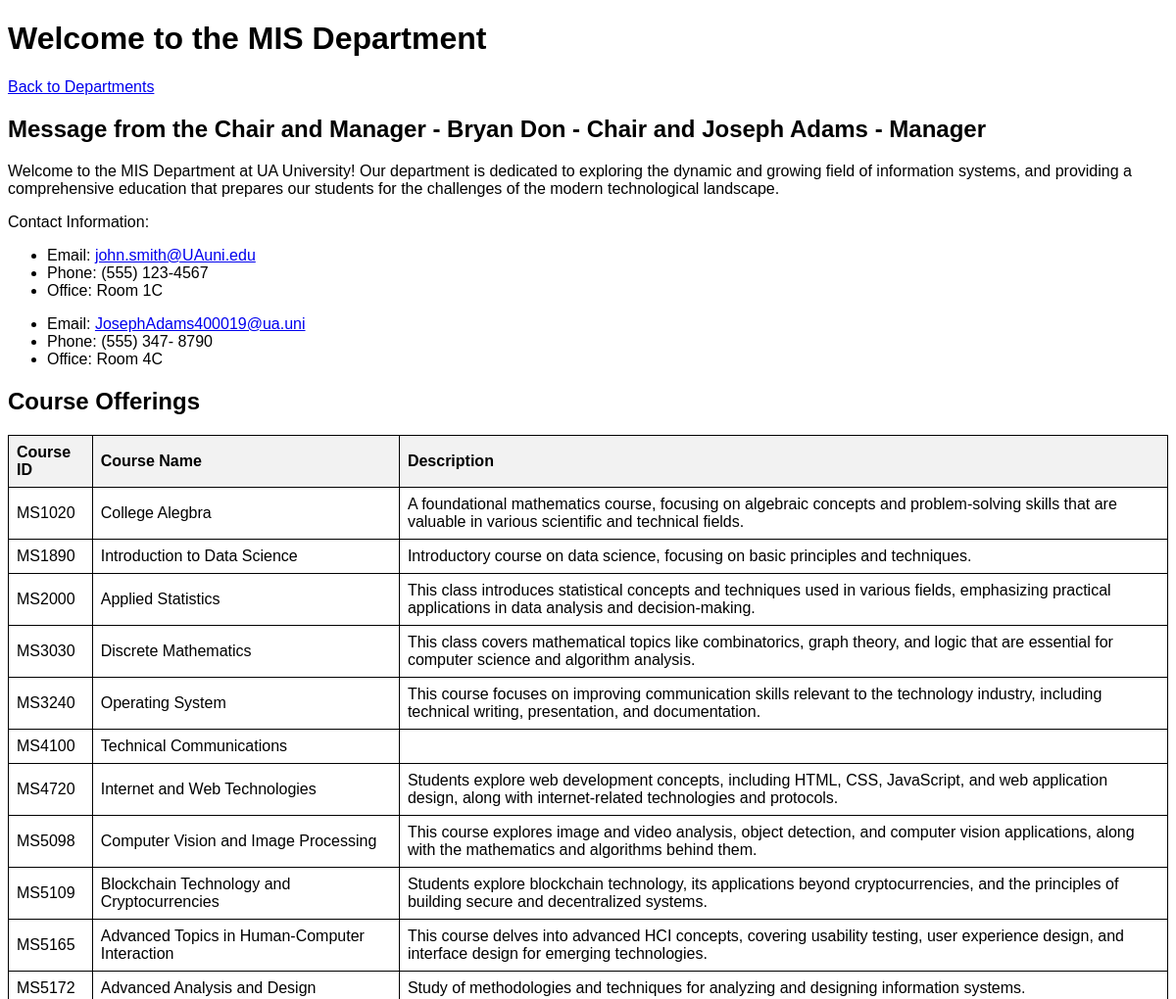
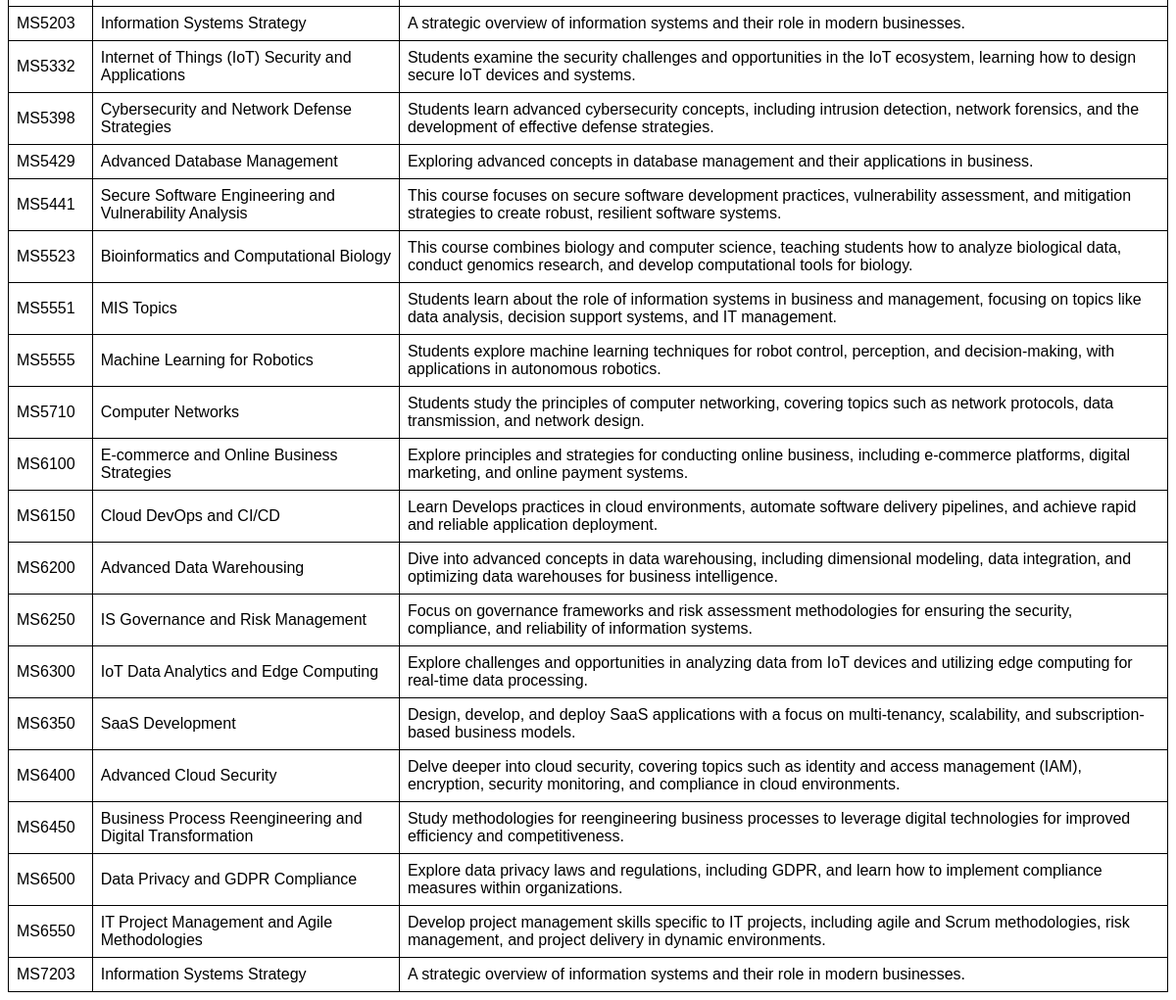
Screenshot of /Systemsproject/mis_departmentinfo1.php with the database file from the repository (2 pictures, top to bottom).
### tables this page shows
CREATE TABLE `course` (
  `CourseID` varchar(100) NOT NULL,
  `CourseName` varchar(100) DEFAULT NULL,
  `DeptID` varchar(25) DEFAULT NULL,
  `Credits` int(11) DEFAULT NULL,
  `Description` varchar(5000) DEFAULT NULL,
  `CourseType` varchar(100) DEFAULT NULL
);

### Systemsproject/mis_departmentinfo1.php (the view, shortened to what this page needs)
<?php
@include 'config1.php';
$misCoursesQuery = "SELECT * FROM course WHERE DeptID = 'MIS'";
$misCoursesResult = mysqli_query($conn, $misCoursesQuery);
$misCourses = [];
while ($course = mysqli_fetch_assoc($misCoursesResult)) {
    $misCourses[] = $course;
}
?>
<!DOCTYPE html>
<html lang="en">
<head>
</head>
<body>
    <header>
        <div class="header">
            <h1>Welcome to the MIS Department</h1>
            <a href="student_departments1.php" class="back-button">Back to Departments</a>
        </div>
    </header>
    <main>
    <main>
        <section>
            <h2>Message from the Chair and Manager - Bryan Don - Chair and Joseph Adams - Manager</h2>
            <p>Welcome to the MIS Department at UA University! Our department is dedicated to exploring the dynamic and growing field of information systems, and providing a comprehensive education that prepares our students for the challenges of the modern technological landscape.</p>
            <p>Contact Information:</p>
            <ul>
                <li>Email: <a href="mailto:john.smith@UAuni.edu">john.smith@UAuni.edu</a></li>
                <li>Phone: (555) 123-4567</li>
                <li>Office: Room 1C</li>
            </ul>
            <ul>
                <li>Email: <a href="mailto:JosephAdams400019@ua.uni">JosephAdams400019@ua.uni</a></li>
                <li>Phone: (555) 347- 8790</li>
                <li>Office: Room 4C</li>
            </ul>
        </section>
        <section>
            <h2>Course Offerings</h2>
            <table>
                <tr>
                    <th>Course ID</th>
                    <th>Course Name</th>
                    <th>Description</th>
                </tr>
                <?php foreach ($misCourses as $course): ?>
                <tr>
                    <td><?php echo $course['CourseID']; ?></td>
                    <td><?php echo $course['CourseName']; ?></td>
                    <td><?php echo $course['Description']; ?></td>
                </tr>
                <?php endforeach; ?>
            </table>
        </section>
    </main>
</body>
</html>

### Systemsproject/mis_departmentinfo1.php (style rules this page uses)
body { font-family: Arial, sans-serif; }
table { width: 100%; border-collapse: collapse; }
table, th, td { border: 1px solid black; }
th, td { padding: 8px; text-align: left; }
th { background-color: #f2f2f2; }

### rows the page displays
course: CourseID "MS1020", CourseName "College Alegbra", Description "A foundational mathematics course, focusing on algebraic concepts and problem-solving skills that are valuable in various scientific and technical fields."
course: CourseID "MS1890", CourseName "Introduction to Data Science", Description "Introductory course on data science, focusing on basic principles and techniques."
course: CourseID "MS2000", CourseName "Applied Statistics", Description "This class introduces statistical concepts and techniques used in various fields, emphasizing practical applications in data analysis and decision-making."
course: CourseID "MS3030", CourseName "Discrete Mathematics", Description "This class covers mathematical topics like combinatorics, graph theory, and logic that are essential for computer science and algorithm analysis."
course: CourseID "MS3240", CourseName "Operating System", Description "This course focuses on improving communication skills relevant to the technology industry, including technical writing, presentation, and documentation."
course: CourseID "MS4100", CourseName "Technical Communications"
course: CourseID "MS4720", CourseName "Internet and Web Technologies", Description "Students explore web development concepts, including HTML, CSS, JavaScript, and web application design, along with internet-related technologies and protocols."
course: CourseID "MS5098", CourseName "Computer Vision and Image Processing", Description "This course explores image and video analysis, object detection, and computer vision applications, along with the mathematics and algorithms behind them."
course: CourseID "MS5109", CourseName "Blockchain Technology and Cryptocurrencies", Description "Students explore blockchain technology, its applications beyond cryptocurrencies, and the principles of building secure and decentralized systems."
course: CourseID "MS5165", CourseName "Advanced Topics in Human-Computer Interaction", Description "This course delves into advanced HCI concepts, covering usability testing, user experience design, and interface design for emerging technologies."
course: CourseID "MS5172", CourseName "Advanced Analysis and Design", Description "Study of methodologies and techniques for analyzing and designing information systems."
course: CourseID "MS5203", CourseName "Information Systems Strategy", Description "A strategic overview of information systems and their role in modern businesses."
course: CourseID "MS5332", CourseName "Internet of Things (IoT) Security and Applications", Description "Students examine the security challenges and opportunities in the IoT ecosystem, learning how to design secure IoT devices and systems."
course: CourseID "MS5398", CourseName "Cybersecurity and Network Defense Strategies", Description "Students learn advanced cybersecurity concepts, including intrusion detection, network forensics, and the development of effective defense strategies."
course: CourseID "MS5429", CourseName "Advanced Database Management", Description "Exploring advanced concepts in database management and their applications in business."
course: CourseID "MS5441", CourseName "Secure Software Engineering and Vulnerability Analysis", Description "This course focuses on secure software development practices, vulnerability assessment, and mitigation strategies to create robust, resilient software systems."
course: CourseID "MS5523", CourseName "Bioinformatics and Computational Biology", Description "This course combines biology and computer science, teaching students how to analyze biological data, conduct genomics research, and develop computational tools for biology."
course: CourseID "MS5551", CourseName "MIS Topics", Description "Students learn about the role of information systems in business and management, focusing on topics like data analysis, decision support systems, and IT management."
course: CourseID "MS5555", CourseName "Machine Learning for Robotics", Description "Students explore machine learning techniques for robot control, perception, and decision-making, with applications in autonomous robotics."
course: CourseID "MS5710", CourseName "Computer Networks", Description "Students study the principles of computer networking, covering topics such as network protocols, data transmission, and network design."
course: CourseID "MS6100", CourseName "E-commerce and Online Business Strategies", Description "Explore principles and strategies for conducting online business, including e-commerce platforms, digital marketing, and online payment systems."
course: CourseID "MS6150", CourseName "Cloud DevOps and CI/CD", Description "Learn Develops practices in cloud environments, automate software delivery pipelines, and achieve rapid and reliable application deployment."
course: CourseID "MS6200", CourseName "Advanced Data Warehousing", Description "Dive into advanced concepts in data warehousing, including dimensional modeling, data integration, and optimizing data warehouses for business intelligence."
course: CourseID "MS6250", CourseName "IS Governance and Risk Management", Description "Focus on governance frameworks and risk assessment methodologies for ensuring the security, compliance, and reliability of information systems."
course: CourseID "MS6300", CourseName "IoT Data Analytics and Edge Computing", Description "Explore challenges and opportunities in analyzing data from IoT devices and utilizing edge computing for real-time data processing."
course: CourseID "MS6350", CourseName "SaaS Development", Description "Design, develop, and deploy SaaS applications with a focus on multi-tenancy, scalability, and subscription-based business models."
course: CourseID "MS6400", CourseName "Advanced Cloud Security", Description "Delve deeper into cloud security, covering topics such as identity and access management (IAM), encryption, security monitoring, and compliance in cloud environments."
course: CourseID "MS6450", CourseName "Business Process Reengineering and Digital Transformation", Description "Study methodologies for reengineering business processes to leverage digital technologies for improved efficiency and competitiveness."
course: CourseID "MS6500", CourseName "Data Privacy and GDPR Compliance", Description "Explore data privacy laws and regulations, including GDPR, and learn how to implement compliance measures within organizations."
course: CourseID "MS6550", CourseName "IT Project Management and Agile Methodologies", Description "Develop project management skills specific to IT projects, including agile and Scrum methodologies, risk management, and project delivery in dynamic environments."
course: CourseID "MS7203", CourseName "Information Systems Strategy", Description "A strategic overview of information systems and their role in modern businesses."
